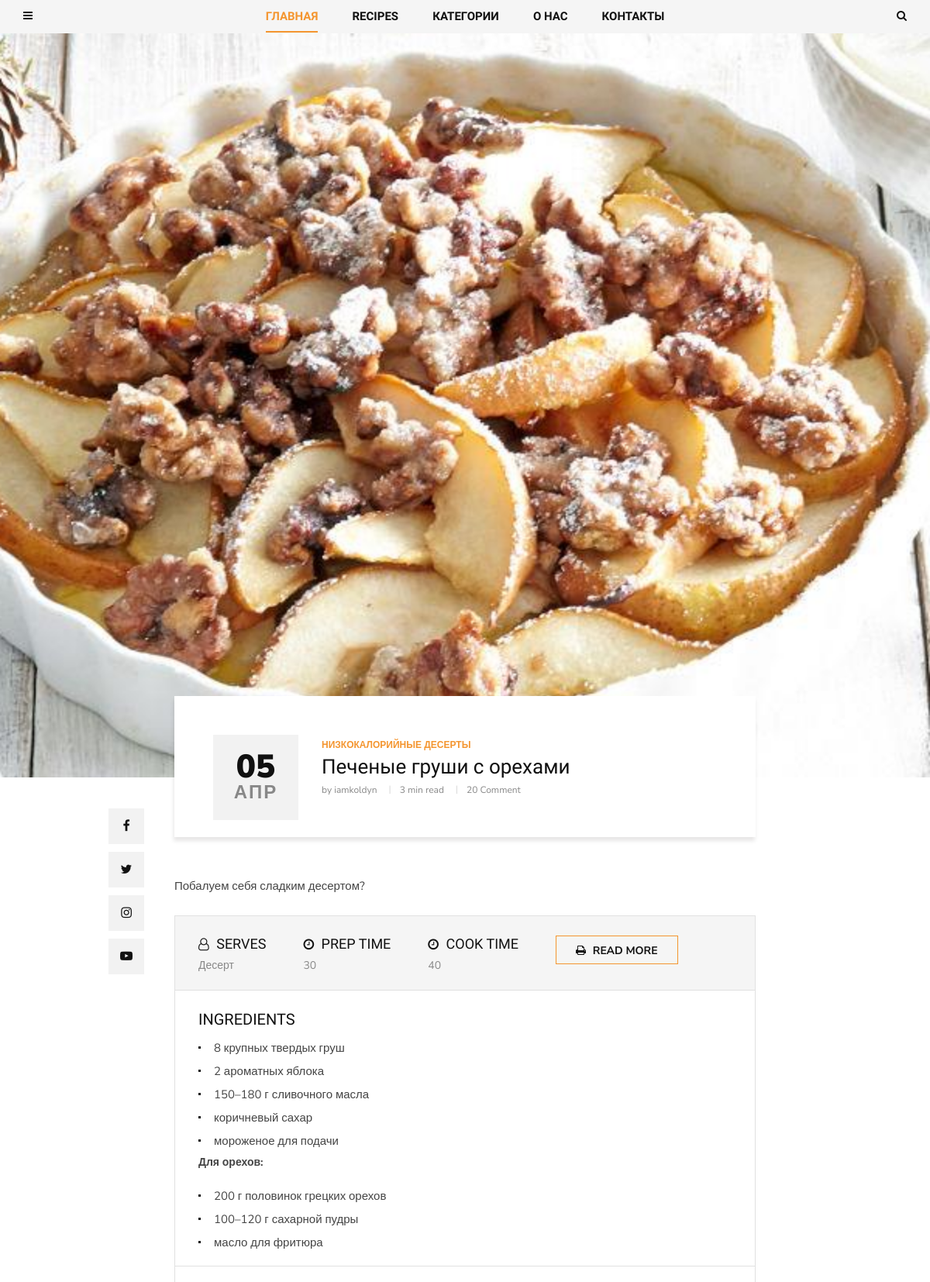
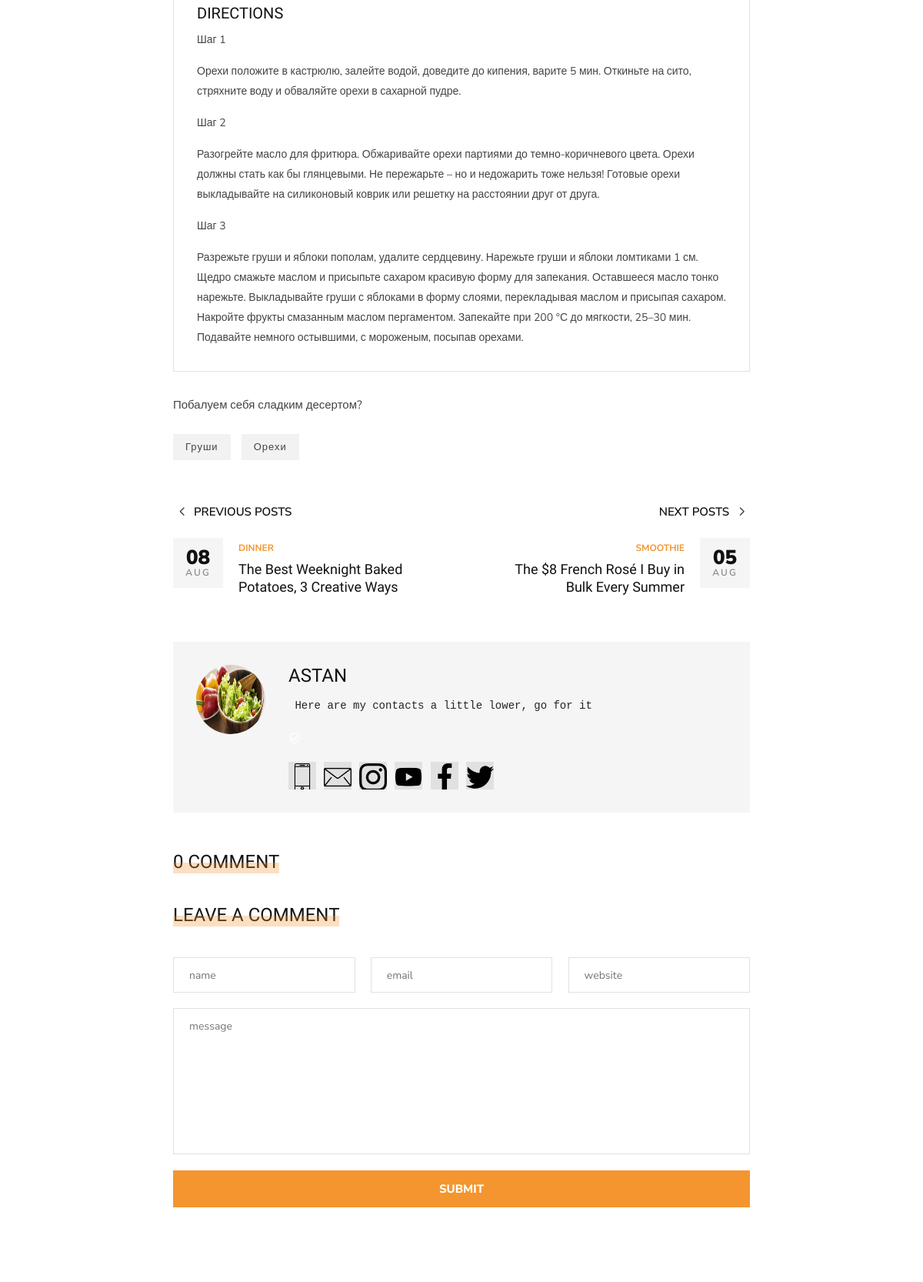
Page /low_calorie_desserts/pechenye-grushi-s-orehami-12/ (upper part) on the committed database (2 pictures, top to bottom).
### blog/models.py (models this page shows, shortened)
class Post(models.Model):
    author = models.ForeignKey(User, related_name="posts", on_delete=models.CASCADE)
    title = models.CharField(max_length=200)
    image = models.ImageField(upload_to='articles/')
    text = models.TextField()
    category = models.ForeignKey(
        Category,
        related_name="post",
        on_delete=models.SET_NULL,
        null=True
    )
    tags = models.ManyToManyField(Tag, related_name="post")
    create_at = models.DateTimeField(auto_now_add=True)
    slug = models.SlugField(max_length=200, unique=True)
    def get_absolute_url(self):
        return reverse("post_single", kwargs={"slug": self.category.slug, "post_slug": self.slug})
    def get_recipes(self):
        return self.recipes.all()
    def get_comments(self):
        return self.comment.all()

class Category(MPTTModel):
    name = models.CharField(max_length=100)
    slug = models.SlugField(max_length=100)
    parent = TreeForeignKey(
        'self',
        related_name="children",
        on_delete=models.SET_NULL,
        null=True,
        blank=True
    )
    def __str__(self):
        return self.name
    class MPTTMeta:
        order_insertion_by = ['name']

class Recipe(models.Model):
    name = models.CharField(max_length=100)
    serves = models.CharField(max_length=50)
    prep_time = models.PositiveIntegerField(default=0)
    cook_time = models.PositiveIntegerField(default=0)
    ingredients = RichTextField()
    directions = RichTextField()
    post = models.ForeignKey(
        Post,
        related_name="recipes",
        on_delete=models.SET_NULL,
        null=True,
        blank=True
    )

class Tag(models.Model):
    name = models.CharField(max_length=100)
    slug = models.SlugField(max_length=100)

### contact/models.py (models this page shows, shortened)
class About(models.Model):
    name = models.CharField(max_length=50, default='')
    text = RichTextField()
    mini_text = RichTextField()
    def get_first_image(self):
        item = self.about_images.first()
        return item.image.url

class ImageAbout(models.Model):
    image = models.ImageField(upload_to="about/")
    page = models.ForeignKey(About, on_delete=models.CASCADE, related_name="about_images")
    alt = models.CharField(max_length=100)

class Social(models.Model):
    icon = models.FileField(upload_to="icons/")
    name = models.CharField(max_length=200)
    link = models.URLField()

### blog/views.py (the view)
# urls.py: path('<slug:slug>/<slug:post_slug>/', views.PostDetailView.as_view(), name="post_single"),
class PostDetailView(DetailView):
    model = Post
    context_object_name = "post"
    slug_url_kwarg = 'post_slug'
    def get_context_data(self, **kwargs):
        context = super().get_context_data(**kwargs)
        context['form'] = CommentForm()
        return context

### blog/forms.py
class CommentForm(forms.ModelForm):
    class Meta:
        model = Comment
        exclude = ['create_at', 'post']
        widgets = {
            'name': forms.TextInput(attrs={'placeholder': 'name'}),
            'email': forms.EmailInput(attrs={'placeholder': 'email'}),
            'website': forms.TextInput(attrs={'placeholder': 'website'}),
            'message': forms.Textarea(attrs={'placeholder': 'message'})
        }

### blog/templatetags/menu_tags.py (called while the page is built)
def get_all_categories():
    return Category.objects.all()

@register.inclusion_tag('blog/include/tags/top_menu.html')
def get_categories():
    category = get_all_categories()
    return {"list_category": category}

@register.inclusion_tag('blog/include/tags/recipes_tag.html')
def get_last_posts():
    posts = Post.objects.select_related("category").order_by("-id")[:5]
    return {"list_last_post": posts}

### contact/templatetags/social_tags.py (called while the page is built)
@register.simple_tag()
def get_social_links():
    return Social.objects.all()

@register.simple_tag()
def get_about():
    return About.objects.last()

### templates/blog/post_detail.html (shortened to what this page needs)
{% extends 'base.html' %}
{% load social_tags %}
{% block content %}
  <section class="single-post spad">
    <div class="single-post__hero set-bg" data-setbg="{{ post.image.url }}"></div>
    <div class="container">
      <div class="row d-flex justify-content-center">
        <div class="col-lg-8">
          <div class="single-post__title">
            <div class="single-post__title__meta">
              <h2>{{ post.create_at|date:"d" }}</h2>
              <span>{{ post.create_at|date:"M" }}</span>
            </div>
            <div class="single-post__title__text">
              <ul class="label">
                <li>{{ post.category }}</li>
              </ul>
              <h4>{{ post.title }}</h4>
              <ul class="widget">
                <li>by {{ post.author }}</li>
                <li>3 min read</li>
                <li>20 Comment</li>
              </ul>
            </div>
          </div>
          <div class="single-post__social__item">
            <ul>
              <li><a href="#"><i class="fa fa-facebook"></i></a></li>
              <li><a href="#"><i class="fa fa-twitter"></i></a></li>
              <li><a href="#"><i class="fa fa-instagram"></i></a></li>
              <li><a href="#"><i class="fa fa-youtube-play"></i></a></li>
            </ul>
          </div>
          <div class="single-post__top__text">
            <p>{{ post.text|truncatewords:20 }}</p>
          </div>
          <div class="single-post__recipe__details">
            {% for recipe in post.get_recipes %}
              <div class="single-post__recipe__details__option">
                <ul>
                  <li>
                    <h5><i class="fa fa-user-o"></i> SERVES</h5>
                    <span>{{ recipe.serves }}</span>
                  </li>
                  <li>
                    <h5><i class="fa fa-clock-o"></i> PREP TIME</h5>
                    <span>{{ recipe.prep_time }}</span>
                  </li>
                  <li>
                    <h5><i class="fa fa-clock-o"></i> Cook TIME</h5>
                    <span>{{ recipe.cook_time }}</span>
                  </li>
                  <li><a href="#" class="primary-btn"><i class="fa fa-print"></i> Read more</a></li>
                </ul>
              </div>
              <div class="single-post__recipe__details__indegradients">
                <h5>Ingredients</h5>
                {{ recipe.ingredients|safe }}
              </div>
              <div class="single-post__recipe__details__direction">
                <h5>Directions</h5>
                {{ recipe.directions|safe }}
              </div>
            {% endfor %}
          </div>
          <div class="single-post__desc">
            <p>{{ post.text }}</p>
          </div>
          <div class="single-post__tags">
            {% for tag in post.tags.all %}
              <a href="#">{{ tag.name }}</a>
            {% endfor %}
          </div>
          <div class="single-post__next__previous">
            <div class="row">
              <div class="col-lg-6 col-md-6 col-sm-6">
                <a href="#" class="single-post__previous">
                  <h6><span class="arrow_carrot-left"></span> Previous posts</h6>
                  <div class="single-post__previous__meta">
                    <h4>08</h4>
                    <span>Aug</span>
                  </div>
                  <div class="single-post__previous__text">
                    <span>Dinner</span>
                    <h5>The Best Weeknight Baked <br/>Potatoes, 3 Creative Ways</h5>
                  </div>
                </a>
              </div>
              <div class="col-lg-6 col-md-6 col-sm-6">
                <a href="#" class="single-post__next">
                  <h6>Next posts <span class="arrow_carrot-right"></span></h6>
                  <div class="single-post__next__meta">
                    <h4>05</h4>
                    <span>Aug</span>
                  </div>
                  <div class="single-post__next__text">
                    <span>Smoothie</span>
                    <h5>The $8 French Rosé I Buy in <br/>Bulk Every Summer</h5>
                  </div>
                </a>
              </div>
            </div>
          </div>
          {% get_about as about %}
          <div class="single-post__author__profile">
            <div class="single-post__author__profile__pic">
              <img src="{{ about.get_first_image }}" alt="">
            </div>
            <div class="single-post__author__profile__text">
              <h4>{{ about.name }}</h4>
              <p>{{ about.mini_text|safe }}</p>
              <div class="single-post__author__profile__social">
                {% get_social_links as social_links %}
                {% for item in social_links %}
                  <a href="{{ item.link }}"><img src="{{ item.icon.url }}"></a>
                {% endfor %}
              </div>
            </div>
          </div>
          <div class="single-post__comment">
            <div class="widget__title">
              <h4>{{ post.get_comments.count }} Comment</h4>
            </div>
          </div>
          <div class="single-post__leave__comment">
            <div class="widget__title">
              <h4>Leave a comment</h4>
            </div>
            <form action="{% url 'create_comment' pk=post.id %}" method="post">
              <div class="input-list">
                {{ form.name }}
                {{ form.email }}
                {{ form.website }}
              </div>
              {{ form.message }}
              <button type="submit" class="site-btn">Submit</button>
            </form>
          </div>
        </div>
      </div>
    </div>
  </section>
{% endblock content %}

### rows in the picture
Post: create_at "05", create_at "АПР", category "НИЗКОКАЛОРИЙНЫЕ ДЕСЕРТЫ", title "Печеные груши с орехами", author "iamkoldyn", text "Побалуем себя сладким десертом?", get_comments.count "0"
Recipe: serves "Десерт", prep_time "30", cook_time "40", ingredients "8 крупных твердых груш 2 ароматных яблока 150–180 г сливочного масла коричневый сахар мороженое для подачи Для орехов: 200 г половинок грецких орехов 100–120 г сахарной пудры масло для фритюра", directions "Шаг 1 Орехи положите в кастрюлю, залейте водой, доведите до кипения, варите 5 мин. Откиньте на сито, стряхните воду и обваляйте орехи в сахарной пудре. Шаг 2 Разогрейте масло для фритюра. Обжаривайте орехи партиями до темно-коричневого цвета. Орехи должны стать как бы глянцевыми. Не пережарьте – но и недожарить тоже нельзя! Готовые орехи выкладывайте на силиконовый коврик или решетку на расстоянии друг от друга. Шаг 3 Разрежьте груши и яблоки пополам, удалите сердцевину. Нарежьте груши и яблоки ломтиками 1 см. Щедро смажьте маслом и присыпьте сахаром красивую форму для запекания. Оставшееся масло тонко нарежьте. Выкладывайте груши с яблоками в форму слоями, перекладывая маслом и присыпая…"
Tag: name "Груши"
Tag: name "Орехи"
About: get_first_image (picture), name "ASTAN", mini_text "Here are my contacts a little lower, go for it", mini_text (picture)
Social: icon (picture)
Social: icon (picture)
Social: icon (picture)
Social: icon (picture)
Social: icon (picture)
Social: icon (picture)
